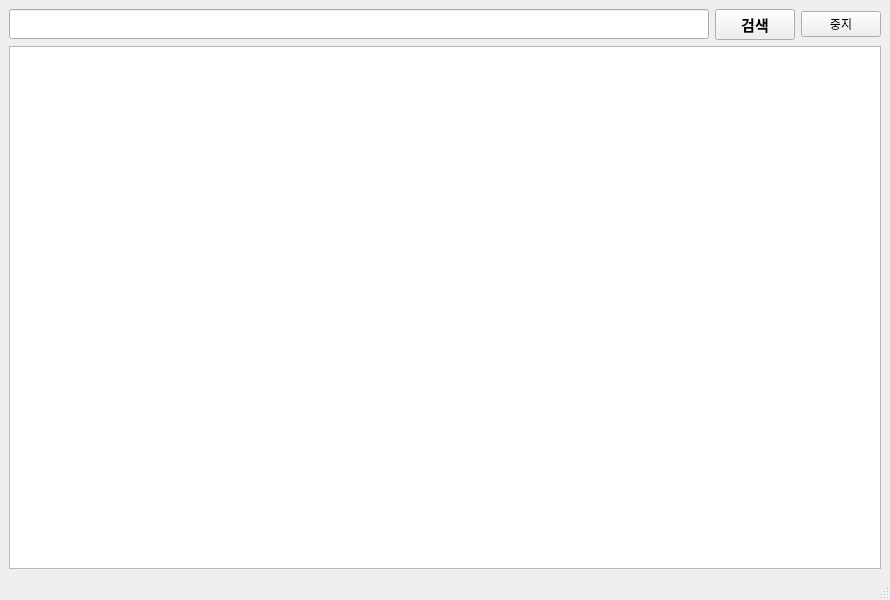
<?xml version="1.0" encoding="UTF-8"?>
<ui version="4.0">
 <class>MainWindow</class>
 <widget class="QMainWindow" name="MainWindow">
  <property name="geometry">
   <rect>
    <x>0</x>
    <y>0</y>
    <width>890</width>
    <height>600</height>
   </rect>
  </property>
  <property name="windowTitle">
   <string>엑셀 검색기</string>
  </property>
  <widget class="QWidget" name="centralwidget">
   <layout class="QGridLayout" name="gridLayout_2">
    <item row="0" column="0">
     <layout class="QGridLayout" name="gridLayout">
      <item row="0" column="0">
       <layout class="QHBoxLayout" name="horizontalLayout">
        <item>
         <widget class="QLineEdit" name="text_search">
          <property name="font">
           <font>
            <family>맑은 고딕</family>
            <pointsize>11</pointsize>
            <weight>75</weight>
            <bold>true</bold>
           </font>
          </property>
         </widget>
        </item>
        <item>
         <widget class="QPushButton" name="btn_search">
          <property name="font">
           <font>
            <family>맑은 고딕</family>
            <pointsize>11</pointsize>
            <weight>75</weight>
            <bold>true</bold>
           </font>
          </property>
          <property name="text">
           <string>검색</string>
          </property>
         </widget>
        </item>
        <item>
         <widget class="QPushButton" name="btn_stop">
          <property name="text">
           <string>중지</string>
          </property>
         </widget>
        </item>
       </layout>
      </item>
     </layout>
    </item>
    <item row="1" column="0">
     <widget class="QTableView" name="table_results">
      <property name="font">
       <font>
        <family>맑은 고딕</family>
        <pointsize>11</pointsize>
        <weight>75</weight>
        <bold>true</bold>
       </font>
      </property>
     </widget>
    </item>
   </layout>
  </widget>
  <widget class="QStatusBar" name="statusbar"/>
 </widget>
 <resources/>
 <connections/>
</ui>
